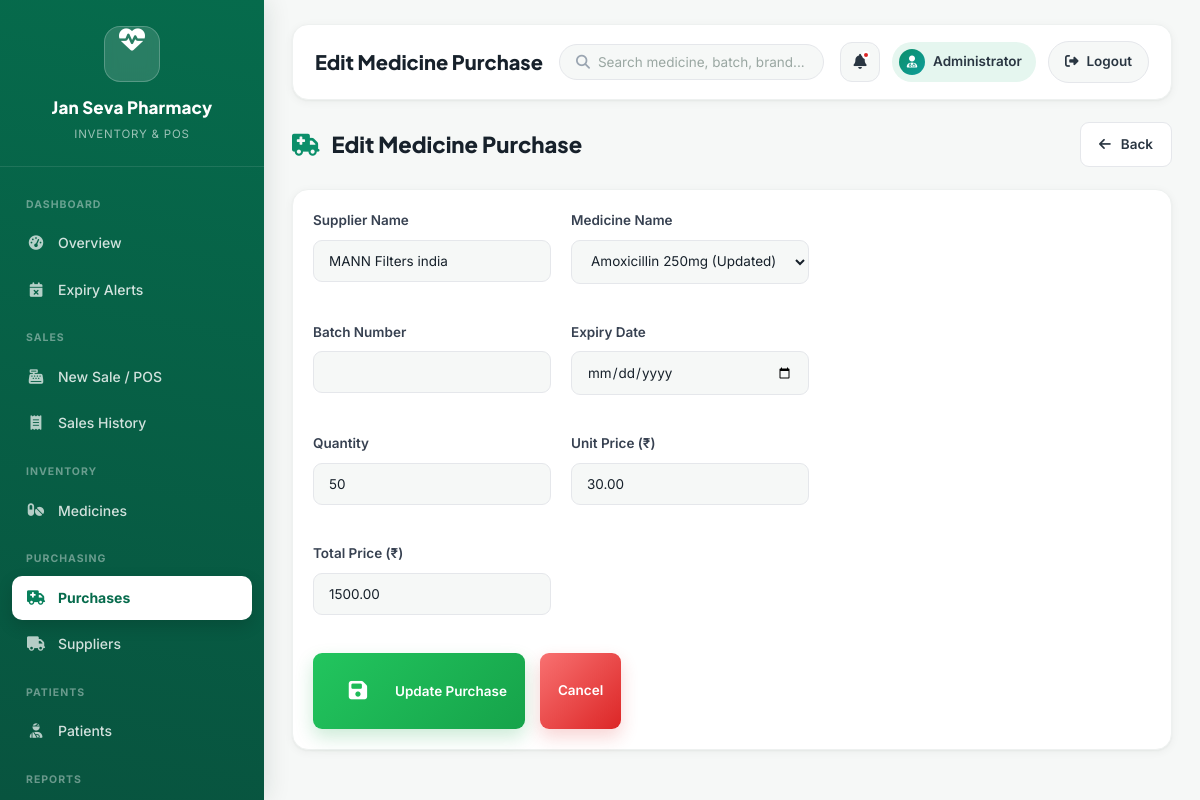
Screenshot of /edit_purchase/1 (signed in) with the database file from the repository.
### app.py (models this page shows)
class Supplier(db.Model):
    id = db.Column(db.Integer, primary_key=True)
    name = db.Column(db.String(100))
    phone = db.Column(db.String(20))
    email = db.Column(db.String(100))
    address = db.Column(db.Text)

class Purchase(db.Model):
    id = db.Column(db.Integer, primary_key=True)
    supplier_id = db.Column(
        db.Integer,
        db.ForeignKey("supplier.id")
    )
    product_id = db.Column(
        db.Integer,
        db.ForeignKey("product.id")
    )
    batch_id = db.Column(
        db.Integer,
        db.ForeignKey("batch.id")
    )
    quantity = db.Column(db.Integer)
    unit_price = db.Column(db.Float)
    cost = db.Column(db.Float)
    purchase_date = db.Column(
        db.DateTime,
        default=datetime.utcnow
    )
    supplier = db.relationship(
        "Supplier",
        backref="purchases"
    )
    product = db.relationship(
        "Product",
        backref="purchases"
    )
    batch = db.relationship(
        "Batch",
        backref="purchase_record"
    )

### app.py (the view, shortened to what this page needs)
@app.route("/edit_purchase/<int:id>", methods=["GET", "POST"])
@login_required
def edit_purchase(id):
    purchase = Purchase.query.get_or_404(id)
    suppliers = Supplier.query.order_by(
        Supplier.name
    ).all()
    products = Product.query.order_by(
        Product.name
    ).all()
    return render_template(
        "edit_purchase.html",
        purchase=purchase,
        suppliers=suppliers,
        products=products
    )

### app.py (called while the page is built)
def login_required(f):
    @wraps(f)
    def decorated(*args, **kwargs):
        if "user_id" not in session:
            flash("Please login first.", "warning")
            return redirect(url_for("login"))
        return f(*args, **kwargs)
    return decorated

### templates/edit_purchase.html (shortened to what this page needs)
{% extends "base.html" %}
{% block page_title %}Edit Medicine Purchase{% endblock %}
{% block content %}
<div class="page-header">
    <h2>
        <i class="fa-solid fa-truck-medical"></i>
        Edit Medicine Purchase
    </h2>
    <a href="{{ url_for('purchases') }}" class="btn btn-secondary">
        <i class="fa-solid fa-arrow-left"></i>
        Back
    </a>
</div>
<div class="card">
    <form action="{{ url_for('edit_purchase', id=purchase.id) }}" method="POST">
        <div class="form-row">
            <div class="form-group">
                <label>Supplier Name</label>
                <input
                    type="text"
                    name="supplier_name"
                    value="{{ purchase.supplier.name }}"
                    required>
            </div>
            <div class="form-group">
                <label>Medicine Name</label>
                <select name="product_id" required>
                    {% for product in products %}
                    <option value="{{ product.id }}"
                    {% if product.id == purchase.product_id %}selected{% endif %}>
                        {{ product.name }}
                    </option>
                    {% endfor %}
                </select>
            </div>
        </div>
        <div class="form-row">
            <div class="form-group">
                <label>Batch Number</label>
                <input
                    type="text"
                    name="batch_no"
                    value="{{ purchase.batch.batch_no if purchase.batch else '' }}"
                    required>
            </div>
            <div class="form-group">
                <label>Expiry Date</label>
                <input
                    type="date"
                    name="expiry_date"
                    value="{{ purchase.batch.expiry_date.strftime('%Y-%m-%d') if purchase.batch and purchase.batch.expiry_date else '' }}"
                    required>
            </div>
        </div>
        <div class="form-row">
            <div class="form-group">
                <label>Quantity</label>
                <input
                    type="number"
                    id="quantity"
                    name="quantity"
                    min="1"
                    value="{{ purchase.quantity }}"
                    required
                    oninput="calculateTotal()">
            </div>
            <div class="form-group">
                <label>Unit Price (₹)</label>
                <input
                    type="number"
                    id="unit_price"
                    name="unit_price"
                    step="0.01"
                    min="0"
                    value="{{ '%.2f'|format(purchase.cost / purchase.quantity) }}"
                    required
                    oninput="calculateTotal()">
            </div>
        </div>
        <div class="form-row">
            <div class="form-group">
                <label>Total Price (₹)</label>
                <input
                    type="text"
                    id="total_price"
                    value="{{ '%.2f'|format(purchase.cost) }}"
                    readonly>
            </div>
        </div>
        <div class="form-buttons">
            <button type="submit" class="btn btn-success">
                <i class="fa-solid fa-floppy-disk"></i>
                Update Purchase
            </button>
            <a href="{{ url_for('purchases') }}" class="btn btn-danger">
                Cancel
            </a>
        </div>
    </form>
</div>
{% endblock %}

### static/css/style.css (style rules this page uses)
:root { --primary:#0B8F6A; --primary-dark:#087F5B; --primary-darker:#066B4C; --primary-light:#E5F6EF; --primary-lighter:#F2FAF6; --secondary:#0F9D9A; --secondary-dark:#0C817E; --secondary-light:#E3F7F6; --bg:#F6F8F7; --white:#FFFFFF; --ink:#17212B; --ink-soft:#2A3642; --muted:#6B7280; --muted-light:#9AA5B1; --border:#E5E7EB; --border-soft:#EEF1F0; --success:#16A34A; --success-bg:#E7F7EC; --success-text:#0F7A34; --warning:#F59E0B; --warning-bg:#FEF3DD; --warning-text:#93630A; --danger:#DC2626; --danger-bg:#FDEBEB; --danger-text:#B31E1E; --info:#0F9D9A; --info-bg:#E3F7F6; --info-text:#0C817E; --purple:#7C3AED; --purple-bg:#EFE6FE; --purple-text:#6423C7; --teal:#0D9488; --teal-bg:#DEF5F2; --teal-text:#0A7A70; --orange:#F97316; --orange-bg:#FFEADB; --orange-text:#C2570D; --brown:#92400E; --brown-bg:#F3E5D8; --brown-text:#7A350C; --radius-lg:16px; --radius-md:12px; --radius-sm:9px; --radius-xs:7px; --shadow-card:0 2px 10px rgba(17,34,28,.05), 0 1px 2px rgba(17,34,28,.04); --shadow-card-hover:0 16px 32px rgba(11,143,106,.14); --shadow-pop:0 24px 55px rgba(6,40,30,.35); --shadow-header:0 1px 0 rgba(17,34,28,.06); --font-heading:'Plus Jakarta Sans', sans-serif; --font-body:'Inter', sans-serif; }
* { margin:0; padding:0; box-sizing:border-box; font-family:var(--font-body); }
* { transition: background .18s ease, color .18s ease, border-color .18s ease, box-shadow .18s ease, transform .18s ease; }
html { scroll-behavior:smooth; }
body { background:var(--bg); color:var(--ink); line-height:1.6; -webkit-font-smoothing:antialiased; }
h1,h2,h3,h4,h5 { font-family:var(--font-heading); color:var(--ink); }
a { text-decoration:none; }
button, input, select, textarea { font-family:var(--font-body); }
button { cursor:pointer; }
input::placeholder, textarea::placeholder { color:#9AA7A2; }
.page-header { display:flex; justify-content:space-between; align-items:center; flex-wrap:wrap; gap:15px; margin-bottom:22px; }
.page-header h2 { font-size:22px; font-weight:800; color:var(--ink); }
.page-header h2 i { color:var(--primary); margin-right:8px; }
.card { background:var(--white); border-radius:var(--radius-lg); padding:20px; display:flex; justify-content:space-between; align-items:center; box-shadow:var(--shadow-card); border:1px solid var(--border-soft); animation:fadeIn .35s ease; }
.card i { width:54px; height:54px; border-radius:14px; display:flex; justify-content:center; align-items:center; color:#ffffff; font-size:21px; flex-shrink:0; }
.btn { display:inline-flex; align-items:center; justify-content:center; gap:8px; padding:11px 18px; border:none; border-radius:var(--radius-sm); text-decoration:none; color:#ffffff; font-size:13.5px; font-weight:600; cursor:pointer; }
.btn i { margin-right:2px; }
.btn-success { background:linear-gradient(135deg,#22C55E,var(--success)); box-shadow:0 8px 18px rgba(22,163,74,.22); }
.btn-danger { background:linear-gradient(135deg,#F87171,var(--danger)); box-shadow:0 8px 18px rgba(220,38,38,.2); }
.btn-secondary { background:#ffffff; color:var(--ink-soft); border:1.5px solid var(--border); box-shadow:none; }
.form-row { display:grid; grid-template-columns:repeat(2,1fr); gap:20px; margin-bottom:20px; }
.form-group { display:flex; flex-direction:column; margin-bottom:18px; }
.form-group label { margin-bottom:8px; font-weight:600; color:#374151; font-size:13.5px; }
.form-group input, .form-group select, .form-group textarea { width:100%; padding:12px 15px; border:1.5px solid var(--border); background:var(--bg); border-radius:var(--radius-sm); outline:none; font-size:13.5px; color:var(--ink); }
.form-buttons { display:flex; gap:15px; flex-wrap:wrap; margin-top:20px; }

### rows the page displays
Supplier: supplier_name "MANN Filters india"
Purchase: quantity "50", unit_price "30.00", cost "1500.00"

### other values shown
{{ session.get('name', 'Administrator') }} "Administrator"
form field product_id "Amoxicillin 250mg (Updated)"
